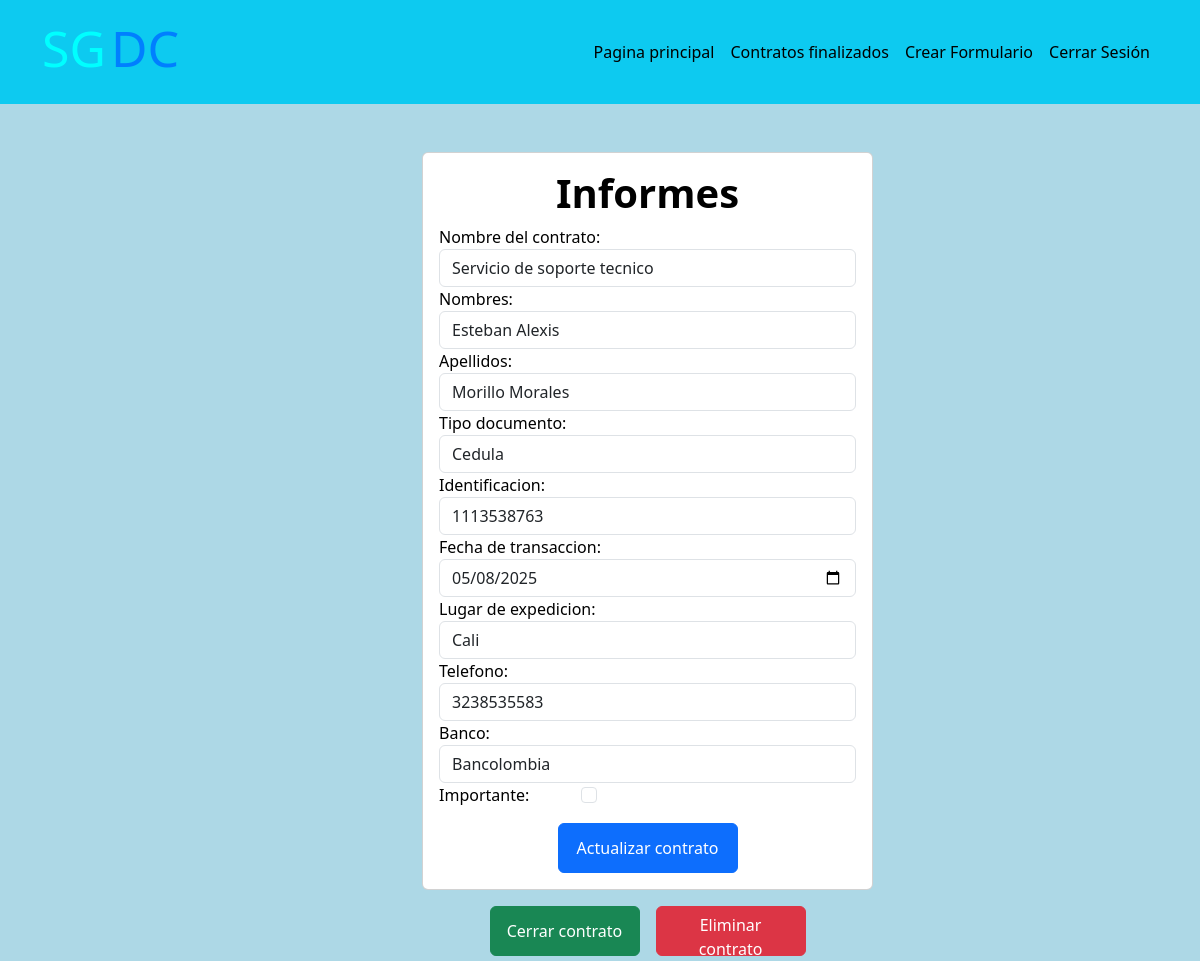
The app's page /principal/76/ (signed in) with its own data.
### proyecto/models.py (models this page shows, shortened)
class Task(models.Model):
    TIPO_DOCUMENTO = [
        ('CC', 'Cedula'),
        ('NIT', 'Nit'),
    ]
    BANCO = [
        ('Bancolombia', 'Bancolombia'),
        ('Nequi', 'Nequi'),
        ('Daviplata', 'Daviplata'),
    ]
    nombre_del_contrato = models.CharField(max_length=100, default='')
    nombres = models.CharField(max_length=100, default='')
    apellidos = models.CharField(max_length=100, default='')
    tipo_documento = models.CharField(max_length=30, choices=TIPO_DOCUMENTO, default='')
    identificacion = models.CharField(max_length=20, default='')
    fecha_de_transaccion = models.DateField(null=True, blank=True)
    lugar_de_expedicion = models.CharField(max_length=100, default='')
    telefono =  models.CharField(max_length=20, default='')
    banco = models.CharField(max_length=30, choices=BANCO, default='')
    created = models.DateTimeField(auto_now_add=True)
    datecompleted = models.DateTimeField(null=True, blank=True)
    importante = models.BooleanField(default=False)
    user = models.ForeignKey(User, on_delete=models.CASCADE)

### proyecto/views.py (the view, shortened to what this page needs)
# urls.py: path('principal/<int:informes_id>/', views.informes, name = 'informes'),
@login_required
def informes(request, informes_id):
    if request.method == 'GET':
        task = get_object_or_404(Task, pk=informes_id, user=request.user)
        form = TaskForm(instance=task)
        return render(request, 'informes.html', {'task': task, 'form': form})

### proyecto/templates/informes.html (shortened to what this page needs)
{% extends 'bases.html' %}
{% block content %}
<main class="container">
    <div class="row">
        <div class="col-md-5 offset-md-4 mt-5">
            <form method="POST" class="card card-body">
                <h1 class="text-center display-20 fw-bold">Informes</h1>
                {{form}}
                <div class="text-center mt-3">
                    <button class="btn btn-primary" style="width: 180px; height: 50px;">
                        Actualizar contrato
                    </button>
                </div>
            </form>
            <div class="d-flex justify-content-center gap-3 mt-3">
                <form action="{% url 'tarea_realizada' task.id %}" method="POST">
                    <button class="btn btn-success" style="width: 150px; height: 50px;">
                        Cerrar contrato
                    </button>
                </form>
                <form action="{% url 'tarea_eliminada' task.id %}" method="POST">
                    <button class="btn btn-danger" style="width: 150px; height: 50px;">
                        Eliminar contrato
                    </button>
                </form>
            </div>
        </div>
    </div>
</main>
{% endblock %}

### records on screen
Task: nombre_del_contrato "Servicio de soporte tecnico", nombres "Esteban Alexis", apellidos "Morillo Morales", tipo_documento "Cedula", identificacion "1113538763", fecha_de_transaccion "05/08/2025", lugar_de_expedicion "Cali", telefono "3238535583", banco "Bancolombia"
